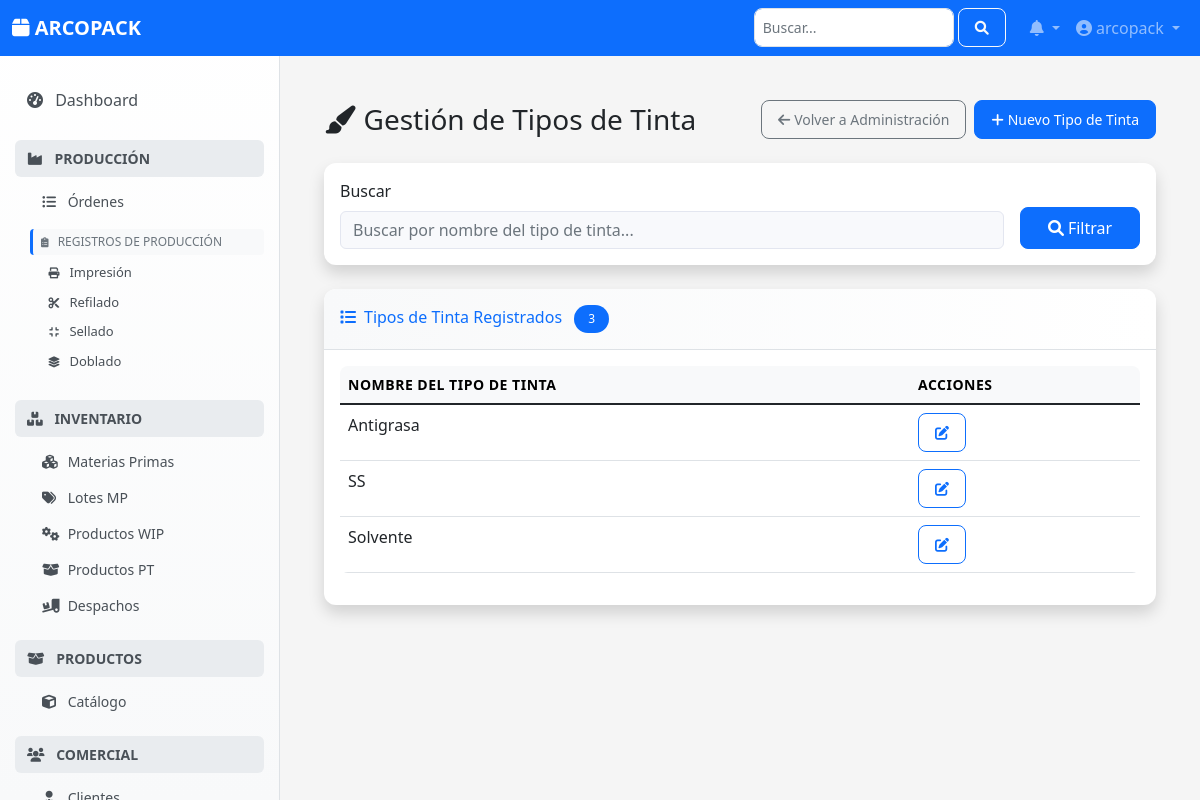
/configuracion/tipos-tinta/ (signed in), run on the app's committed database.
### configuracion/models.py (models this page shows, shortened)
class TipoTinta(models.Model):
    nombre = models.CharField(max_length=100, unique=True, verbose_name="Nombre Tipo Tinta")
    class Meta:
        verbose_name="Tipo de Tinta"
        verbose_name_plural="Tipos de Tinta"
        ordering = ['nombre']

### configuracion/views.py (the view)
    class SimpleListView(LoginRequiredMixin, ListView):
        model = model_class
        template_name = list_template if list_template else f'configuracion/{template_prefix}_list.html'
        context_object_name = 'object_list'
        paginate_by = 20
        def get_queryset(self):
            queryset = model_class.objects.all()
            search = self.request.GET.get('search')
            if search and hasattr(model_class, 'nombre'):
                queryset = queryset.filter(nombre__icontains=search)
            return queryset.order_by('nombre')

### notificaciones/context_processors.py (called while the page is built)
def notifications(request):
    if request.user.is_authenticated:
        notificaciones_no_leidas = Notificacion.objects.filter(
            usuario=request.user,
            leida=False
        ).count()
        notificaciones = Notificacion.objects.filter(
            usuario=request.user
        ).order_by('-fecha_creacion')[:5]
        return {
            'notificaciones': notificaciones,
            'notificaciones_no_leidas': notificaciones_no_leidas
        }
    return {
        'notificaciones': [],
        'notificaciones_no_leidas': 0
    }

### configuracion/templates/configuracion/tipo_tinta_list.html (shortened to what this page needs)
{% extends "base.html" %}
{% load static %}
{% block content %}
<div class="container-fluid">
    <div class="d-sm-flex align-items-center justify-content-between mb-4">
        <h1 class="h3 mb-0 text-gray-800">
            <i class="fas fa-paint-brush me-2"></i>Gestión de Tipos de Tinta
        </h1>
        <div class="d-sm-flex">
            <a href="{% url 'configuracion_web:administracion-dashboard' %}" class="btn btn-outline-secondary btn-sm me-2">
                <i class="fas fa-arrow-left me-1"></i>Volver a Administración
            </a>
            <a href="{% url 'configuracion_web:tipo-tinta-create' %}" class="btn btn-primary btn-sm">
                <i class="fas fa-plus me-1"></i>Nuevo Tipo de Tinta
            </a>
        </div>
    </div>
    <div class="card shadow mb-4">
        <div class="card-body">
            <form method="get" class="row g-3">
                <div class="col-md-10">
                    <label for="search" class="form-label">Buscar</label>
                    <input type="text" class="form-control search-box" id="search" name="search"
                           value="{{ request.GET.search|default:'' }}"
                           placeholder="Buscar por nombre del tipo de tinta...">
                </div>
                <div class="col-md-2 d-flex align-items-end">
                    <button type="submit" class="btn btn-primary w-100">
                        <i class="fas fa-search me-1"></i>Filtrar
                    </button>
                </div>
            </form>
        </div>
    </div>
    <div class="card shadow mb-4">
        <div class="card-header py-3">
            <h6 class="m-0 font-weight-bold text-primary">
                <i class="fas fa-list me-2"></i>Tipos de Tinta Registrados
                <span class="badge bg-primary ms-2">{{ object_list|length }}</span>
            </h6>
        </div>
        <div class="card-body">
            {% if object_list %}
                <div class="table-responsive">
                    <table class="table table-hover">
                        <thead class="table-light">
                            <tr>
                                <th>Nombre del Tipo de Tinta</th>
                                <th>Acciones</th>
                            </tr>
                        </thead>
                        <tbody>
                            {% for tipo_tinta in object_list %}
                            <tr>
                                <td>{{ tipo_tinta.nombre }}</td>
                                <td>
                                    <div class="btn-group" role="group">
                                        <a href="{% url 'configuracion_web:tipo-tinta-update' tipo_tinta.pk %}"
                                           class="btn btn-sm btn-outline-primary" title="Editar">
                                            <i class="fas fa-edit"></i>
                                        </a>
                                    </div>
                                </td>
                            </tr>
                            {% endfor %}
                        </tbody>
                    </table>
                </div>
            {% endif %}
        </div>
    </div>
</div>
{% endblock %}

### templates/layouts/navbar.html (shortened to what this page needs)
<nav class="navbar navbar-expand-lg navbar-dark bg-primary fixed-top">
    <div class="container-fluid">
        <a class="navbar-brand" href="{% url 'root' %}">
            <i class="fas fa-box"></i> ARCOPACK
        </a>
        <div class="collapse navbar-collapse" id="navbarNav">
            <ul class="navbar-nav ms-auto">
                <li class="nav-item me-3">
                    <form class="d-flex" role="search">
                        <input class="form-control form-control-sm" type="search" placeholder="Buscar..." aria-label="Search">
                        <button class="btn btn-outline-light btn-sm ms-1" type="submit">
                            <i class="fas fa-search"></i>
                        </button>
                    </form>
                </li>
                <li class="nav-item dropdown">
                    <a class="nav-link dropdown-toggle position-relative" href="#" id="notificationsDropdown" role="button"
                       data-bs-toggle="dropdown">
                        <i class="fas fa-bell"></i>
                    </a>
                </li>
                <li class="nav-item dropdown">
                    <a class="nav-link dropdown-toggle" href="#" id="userDropdown" role="button"
                       data-bs-toggle="dropdown">
                        <i class="fas fa-user-circle"></i> {{ user.get_full_name|default:user.username }}
                    </a>
                </li>
            </ul>
        </div>
    </div>
</nav>

### templates/base.html (style rules this page uses)
:root { --primary-color: #0d6efd; --secondary-color: #6c757d; --success-color: #198754; --warning-color: #ffc107; --danger-color: #dc3545; --info-color: #0dcaf0; --light-color: #f8f9fa; --dark-color: #212529; --sidebar-width: 280px; }
body { font-family: 'Segoe UI', Tahoma, Geneva, Verdana, sans-serif; background-color: #f5f5f5; }
.card { border: none; border-radius: 12px; box-shadow: 0 2px 10px rgba(0, 0, 0, 0.08); margin-bottom: 1.5rem; transition: all 0.3s ease; }
.card-header { background: linear-gradient(90deg, var(--light-color) 0%, #ffffff 100%); border-bottom: 1px solid #dee2e6; border-radius: 12px 12px 0 0 !important; font-weight: 600; }
.btn { border-radius: 8px; font-weight: 500; padding: 0.5rem 1rem; transition: all 0.2s ease; }
.form-control, .form-select { border-radius: 8px; border: 1px solid #dee2e6; transition: all 0.2s ease; }
.table { border-radius: 8px; overflow: hidden; }
.table th { background-color: var(--light-color); border: none; font-weight: 600; text-transform: uppercase; font-size: 0.875rem; letter-spacing: 0.5px; }
.badge { padding: 0.5rem 0.875rem; border-radius: 20px; font-weight: 500; font-size: 0.75rem; }
.fade-in { animation: fadeIn 0.5s ease-out; }

### configuracion/templates/configuracion/tipo_tinta_list.html (style rules this page uses)
.search-box { background: #f8f9fc; border: 1px solid #e3e6f0; border-radius: 0.375rem; }

### templates/layouts/navbar.html (style rules this page uses)
.navbar-brand { font-weight: 600; font-size: 1.25rem; }
.form-control-sm { width: 200px; }

### data on the page
TipoTinta: nombre "Antigrasa"
TipoTinta: nombre "SS"
TipoTinta: nombre "Solvente"

### other printed values
{{ user.get_full_name|default:user.username }} "arcopack"
{{ object_list|length }} "3"
